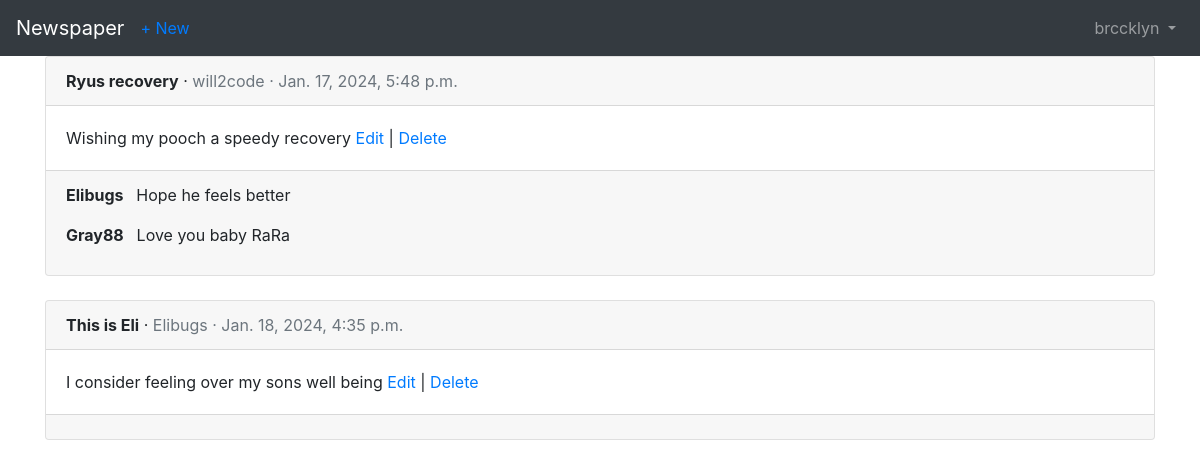
/articles/ (signed in), run on the app's committed database.
### accounts/models.py (models this page shows)
class CustomUser(AbstractUser):
    age = models.PositiveIntegerField(null=True, blank=True)

### articles/models.py (models this page shows, shortened)
class Article(models.Model):
    title = models.CharField(max_length=255)
    body = models.TextField()
    date = models.DateTimeField(auto_now_add=True)
    author = models.ForeignKey(
        get_user_model(),
        on_delete=models.CASCADE
    )

class Comment(models.Model):
    article = models.ForeignKey(
        Article,
        on_delete=models.CASCADE,
        related_name="comments"
    )
    comment = models.CharField(max_length=140)
    author = models.ForeignKey(
        get_user_model(),
        on_delete=models.CASCADE,
    )
    def __str__(self):
        return self.comment

### articles/views.py (the view)
# urls.py: path('', ArticleListView.as_view(), name='article_list'),
class ArticleListView(LoginRequiredMixin, ListView):
    model = Article
    template_name = 'article_list.html'

### templates/article_list.html (shortened to what this page needs)
{% extends 'base.html' %}
{% block content %}
	{% for article in object_list %}
		<div class="card">
			<div class="card-header">
				<span class="font-weight-bold"> {{ article.title }}</span> &middot;
				<span class="text-muted"> {{ article.author }} &middot {{ article.date }}</span>
			</div>
			<div class="card-body">
				{{ article.body }}
				<a href="{% url 'article_edit' article.pk %}">Edit</a> |
				<a href="{% url 'article_delete' article.pk %}">Delete</a>
			</div>
			<div class="card-footer">
				{% for comment in article.comments.all %}
					<p>
						<span class="font-weight-bold"> {{ comment.author }} </span>
						&nbsp;&nbsp;{{ comment }}
					</p>
				{% endfor %}
			</div>
		</div>
		<br>
	{% endfor %}
{% endblock content %}

### templates/base.html (shortened to what this page needs)
{% load static %}
<html>
  <head>
    <link rel="stylesheet" href="https://cdn.jsdelivr.net/npm/bootstrap@4.5.3/dist/css/bootstrap.min.css" />
  </head>
  <body>
    <nav class="navbar navbar-expand-lg navbar-dark bg-dark">
      <a class="navbar-brand" href="{% url 'home' %}">Newspaper</a>
      <a class="nav-item" href="{% url 'article_create' %}">+ New</a>
      <div class="collapse navbar-collapse" id="navbarSupportedContent">
        {% if user.is_authenticated %}
        <ul class="navbar-nav ml-auto">
          <li class="nav-item">
            <a class="nav-link dropdown-toggle" href="#" id="navbarDropdown" role="button" data-toggle="dropdown" aria-haspopup="true" aria-expanded="false"> {{ user.username }} </a>
        </ul>
        {% else %}
        <form class="form-inline ml-auto">
          <a href="{% url 'login' %}" class="btn btn-outline-secondary"> Log In</a>
          <a href="{% url 'signup' %}" class="btn btn-primary ml-2"> Sign up</a>
        </form>
        {% endif %}
      </div>
    </nav>
    <main>
      <div class="container">
        {% block content %}
				{% endblock content %}
      </div>
    </main>
  </body>
</html>

### data on the page
CustomUser: username "brccklyn"
Article: title "Ryus recovery", author "will2code", date "Jan. 17, 2024, 5:48 p.m.", body "Wishing my pooch a speedy recovery"
Comment: author "Elibugs", comment "Hope he feels better"
Comment: author "Gray88", comment "Love you baby RaRa"
Article: title "This is Eli", author "Elibugs", date "Jan. 18, 2024, 4:35 p.m.", body "I consider feeling over my sons well being"
